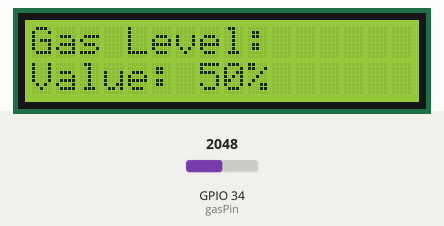
This sketch was run on a simulated ESP32. Parts: 16×2 character LCD. Inputs (shaded band) come from the test bench; at power-on: GPIO 34 (gasPin) = 2048.

Above: at 1.2 s.
1.3 s: GPIO 34 (gasPin) set to 2866
At 2.7 s:
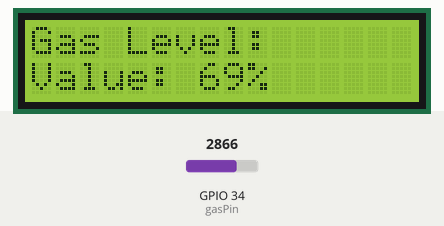
3.1 s: GPIO 34 (gasPin) set to 3603
At 3.9 s:
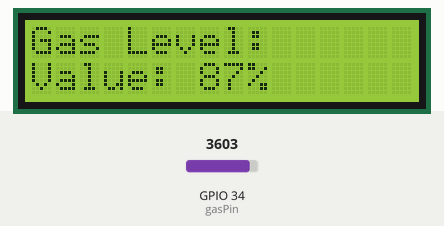
4.6 s: GPIO 34 (gasPin) set to 4095
At 5.0 s:
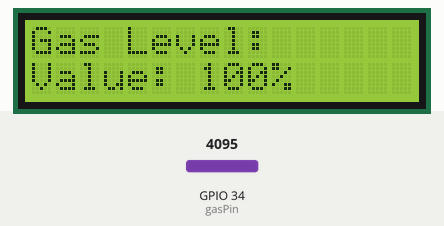
6.1 s: GPIO 34 (gasPin) set to 452
At 7.4 s:
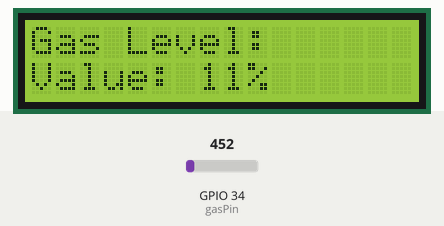
7.7 s: GPIO 34 (gasPin) set to 374
At 8.6 s:
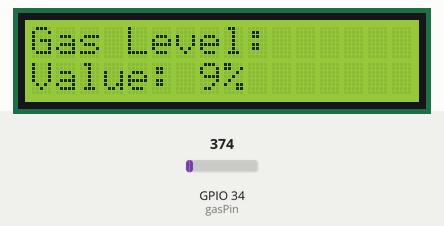
Timing chart, 0 to 10.2 s (numbered marks = the images above; inputs shaded):
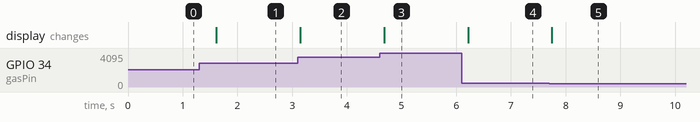

The sketch:

gas_leakage_copy.ino
```cpp
#include <Wire.h>
#include <LiquidCrystal_I2C.h>
LiquidCrystal_I2C lcd(0x27, 16, 2); // I2C address
const int gasPin = 34;
void setup() {
  lcd.init();
  lcd.backlight();
  lcd.setCursor(0, 0);
  lcd.print("Gas Level:");
}
void loop() {
  int gasValue = analogRead(gasPin);
  int percentage = map(gasValue, 0, 4095, 0, 100);
  lcd.setCursor(0, 1); lcd.print("Value: ");
  lcd.print(percentage);
  lcd.print("% ");
  delay(500);
}
```

Measured:
- after the input at 1.3 s, the display: changes after 0.32 s (image 1)
- after the input at 3.1 s, the display: changes after 0.05 s (image 2)
- after the input at 4.6 s, the display: changes after 0.08 s (image 3)
- after the input at 6.1 s, the display: changes after 0.12 s (image 4)
- after the input at 7.7 s, the display: changes after 0.05 s (image 5)
